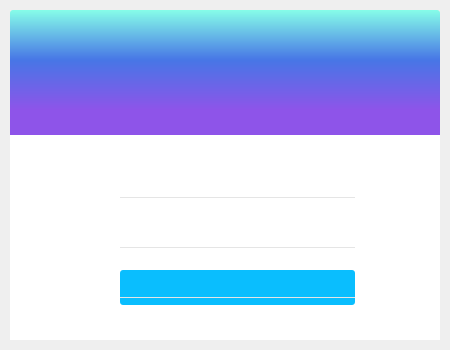
<?xml version="1.0" encoding="UTF-8"?>
<ui version="4.0">
 <class>StoreClass</class>
 <widget class="QWidget" name="StoreClass">
  <property name="geometry">
   <rect>
    <x>0</x>
    <y>0</y>
    <width>450</width>
    <height>350</height>
   </rect>
  </property>
  <property name="windowTitle">
   <string>Store</string>
  </property>
  <property name="styleSheet">
   <string notr="true">*{font-family:Microsoft YaHei;font-size:12px;}

/*上半部分widget*/
QWidget#TopBackWidget{
	background:qlineargradient(spread:pad, x1:0, y1:0, x2:0, y2:0.8,stop:0 #86fde8, stop:0.5 #4776E6, stop:1 #8E54E9);
	border-top-left-radius:3px;
	border-top-right-radius:3px;

}


/*顶部操作按钮*/
#P_Min,#P_Close{
	border:none;
}

#P_Min:hover,#P_Close:hover{
	background:rgb(255, 255, 255, 100);
}

#P_Min:pressed,#P_Close:pressed{
	background:rgb(255, 255, 255, 150);
}


/*lineedit*/
QLineEdit{
	font-size:13px;
	background:transparent;
	border:none;
	border-bottom:1px solid rgb(229, 229, 229);
}

QLineEdit:hover{
	border-bottom:1px solid rgb(193,193, 193);
}

QLineEdit:focus{
	border-bottom:1px solid rgb(18, 183, 245);
}


/*登录按钮*/
QPushButton#P_Signin
{
    color:white;
    background-color:rgb(10 , 190 , 254);
    border-radius:3px;
}

QPushButton#P_Signin:hover
{
    color:white;
    background-color:rgb(14 , 150 , 254);
}

QPushButton#P_Signin:pressed
{
    color:white;
    background-color:rgb(14 , 135 , 228);
    padding-left:2px;
    padding-top:2px;
}


/*注册账号*/
QPushButton#P_Signup{
	border:none;color:rgb(166, 166, 166);
}

QPushButton#P_Signup:hover{
	color:rgb(131,131, 131);
}

QPushButton#P_Signup:pressed{
	color:rgb(18, 183, 245);
}

</string>
  </property>
  <widget class="QLabel" name="L_User">
   <property name="geometry">
    <rect>
     <x>105</x>
     <y>177</y>
     <width>11</width>
     <height>16</height>
    </rect>
   </property>
   <property name="text">
    <string/>
   </property>
  </widget>
  <widget class="QLabel" name="L_Pass">
   <property name="geometry">
    <rect>
     <x>105</x>
     <y>227</y>
     <width>11</width>
     <height>16</height>
    </rect>
   </property>
   <property name="text">
    <string/>
   </property>
  </widget>
  <widget class="QPushButton" name="P_Signin">
   <property name="geometry">
    <rect>
     <x>120</x>
     <y>270</y>
     <width>235</width>
     <height>35</height>
    </rect>
   </property>
   <property name="styleSheet">
    <string notr="true"/>
   </property>
   <property name="text">
    <string/>
   </property>
  </widget>
  <widget class="QPushButton" name="P_Signup">
   <property name="geometry">
    <rect>
     <x>20</x>
     <y>310</y>
     <width>55</width>
     <height>17</height>
    </rect>
   </property>
   <property name="text">
    <string/>
   </property>
  </widget>
  <widget class="QLineEdit" name="LE_PassWord">
   <property name="geometry">
    <rect>
     <x>120</x>
     <y>220</y>
     <width>235</width>
     <height>28</height>
    </rect>
   </property>
  </widget>
  <widget class="QLineEdit" name="LE_UserName">
   <property name="geometry">
    <rect>
     <x>120</x>
     <y>170</y>
     <width>235</width>
     <height>28</height>
    </rect>
   </property>
  </widget>
  <widget class="QWidget" name="TopBackWidget" native="true">
   <property name="geometry">
    <rect>
     <x>10</x>
     <y>10</y>
     <width>430</width>
     <height>125</height>
    </rect>
   </property>
   <widget class="QPushButton" name="P_Close">
    <property name="geometry">
     <rect>
      <x>400</x>
      <y>0</y>
      <width>30</width>
      <height>30</height>
     </rect>
    </property>
    <property name="text">
     <string/>
    </property>
   </widget>
   <widget class="QPushButton" name="P_Min">
    <property name="geometry">
     <rect>
      <x>372</x>
      <y>0</y>
      <width>30</width>
      <height>30</height>
     </rect>
    </property>
    <property name="text">
     <string/>
    </property>
   </widget>
   <widget class="QLabel" name="UI_Login">
    <property name="geometry">
     <rect>
      <x>0</x>
      <y>0</y>
      <width>84</width>
      <height>44</height>
     </rect>
    </property>
    <property name="text">
     <string/>
    </property>
   </widget>
  </widget>
  <widget class="QLabel" name="BackGround">
   <property name="geometry">
    <rect>
     <x>10</x>
     <y>135</y>
     <width>430</width>
     <height>205</height>
    </rect>
   </property>
   <property name="styleSheet">
    <string notr="true">background-color: rgb(255, 255, 255);</string>
   </property>
   <property name="text">
    <string/>
   </property>
  </widget>
  <widget class="QLineEdit" name="LE_PassWord_2">
   <property name="geometry">
    <rect>
     <x>120</x>
     <y>270</y>
     <width>235</width>
     <height>28</height>
    </rect>
   </property>
  </widget>
  <widget class="QLabel" name="L_Pass_2">
   <property name="geometry">
    <rect>
     <x>105</x>
     <y>277</y>
     <width>11</width>
     <height>16</height>
    </rect>
   </property>
   <property name="text">
    <string/>
   </property>
  </widget>
  <zorder>BackGround</zorder>
  <zorder>L_User</zorder>
  <zorder>L_Pass</zorder>
  <zorder>P_Signin</zorder>
  <zorder>P_Signup</zorder>
  <zorder>LE_PassWord</zorder>
  <zorder>LE_UserName</zorder>
  <zorder>TopBackWidget</zorder>
  <zorder>LE_PassWord_2</zorder>
  <zorder>L_Pass_2</zorder>
 </widget>
 <layoutdefault spacing="6" margin="11"/>
 <resources>
  <include location="Store.qrc"/>
 </resources>
 <connections/>
</ui>
